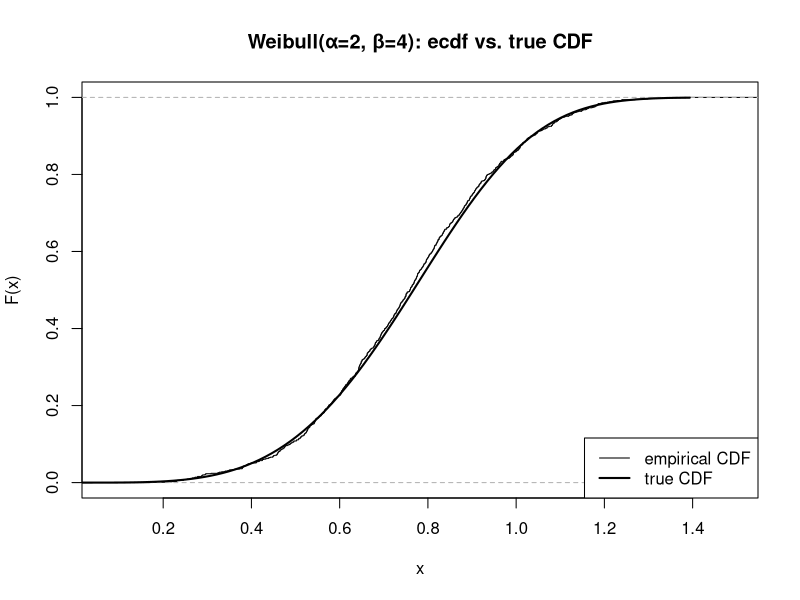
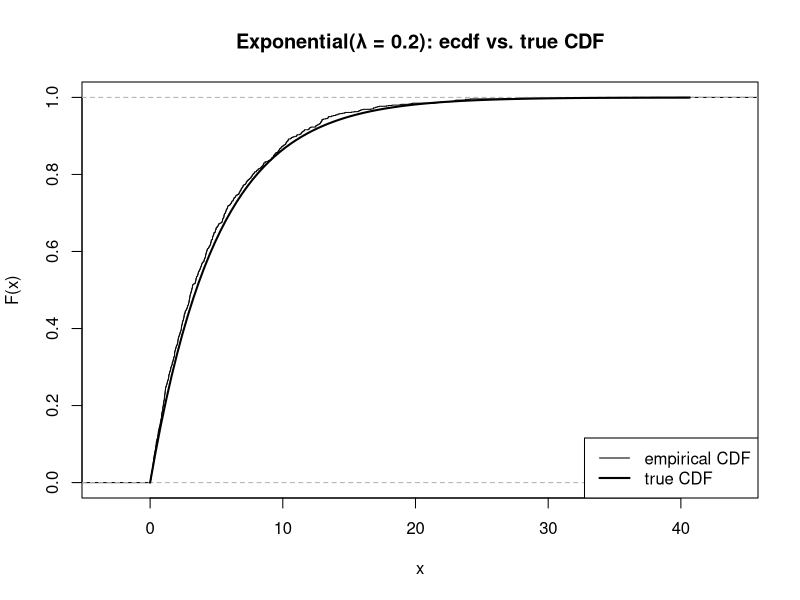

Here is the R script that generated these plots, in order:
set.seed(2024)
M     <- 1000
alpha <- 2
beta  <- 4

rweibull_inv <- function(n, alpha, beta) {
  U <- runif(n) # Suggested as Hint
  (-log(U) / alpha)^(1 / beta)
}

x  <- rweibull_inv(M, alpha, beta)
F  <- function(t) 1 - exp(-alpha * t^beta)        # true CDF

plot(ecdf(x), do.points = FALSE, main = "Weibull(α=2, β=4): ecdf vs. true CDF",
     xlab = "x", ylab = "F(x)")
curve(F, from = 0, to = max(x), add = TRUE, lwd = 2)
legend("bottomright", legend = c("empirical CDF", "true CDF"),
       lty = c(1,1), lwd = c(1,2), col = c("black","black"))

set.seed(456)
M     <- 1000
lambda <- 0.2

x_exp <- rweibull_inv(M, alpha = lambda, beta = 1)
Fexp  <- function(t) 1 - exp(-lambda * t)

plot(ecdf(x_exp), do.points = FALSE,
     main = "Exponential(λ = 0.2): ecdf vs. true CDF",
     xlab = "x", ylab = "F(x)")
curve(Fexp, from = 0, to = max(x_exp), add = TRUE, lwd = 2)
legend("bottomright", legend = c("empirical CDF", "true CDF"),
       lty = c(1,1), lwd = c(1,2), col = c("black","black"))
